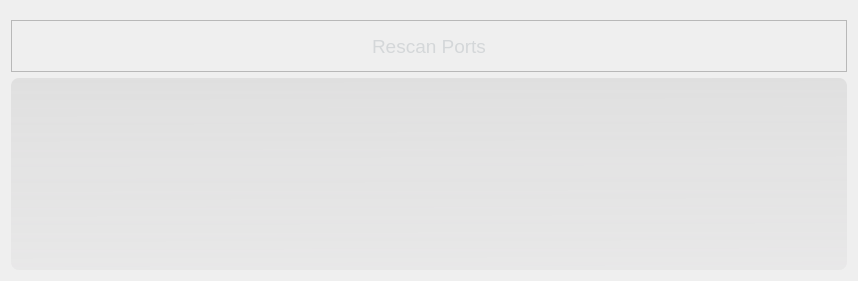
      <widget class="QWidget" name="portPage">
       <layout class="QHBoxLayout" name="horizontalLayout_6">
        <item>
         <layout class="QVBoxLayout" name="verticalLayout_3">
          <item>
           <spacer name="verticalSpacer_3">
            <property name="orientation">
             <enum>Qt::Vertical</enum>
            </property>
            <property name="sizeType">
             <enum>QSizePolicy::Fixed</enum>
            </property>
            <property name="sizeHint" stdset="0">
             <size>
              <width>183</width>
              <height>9</height>
             </size>
            </property>
           </spacer>
          </item>
          <item>
           <widget class="QFrame" name="frame_4">
            <property name="frameShape">
             <enum>QFrame::StyledPanel</enum>
            </property>
            <property name="frameShadow">
             <enum>QFrame::Raised</enum>
            </property>
            <layout class="QHBoxLayout" name="horizontalLayout_5">
             <item>
              <spacer name="horizontalSpacer_3">
               <property name="orientation">
                <enum>Qt::Horizontal</enum>
               </property>
               <property name="sizeHint" stdset="0">
                <size>
                 <width>333</width>
                 <height>20</height>
                </size>
               </property>
              </spacer>
             </item>
             <item>
              <widget class="QPushButton" name="settings_button_refreshPorts">
               <property name="sizePolicy">
                <sizepolicy hsizetype="Preferred" vsizetype="Preferred">
                 <horstretch>0</horstretch>
                 <verstretch>0</verstretch>
                </sizepolicy>
               </property>
               <property name="minimumSize">
                <size>
                 <width>150</width>
                 <height>32</height>
                </size>
               </property>
               <property name="baseSize">
                <size>
                 <width>270</width>
                 <height>484</height>
                </size>
               </property>
               <property name="font">
                <font>
                 <pointsize>14</pointsize>
                </font>
               </property>
               <property name="styleSheet">
                <string notr="true">background: rgba(0,0,0,0);
color: rgb(212,215,217);</string>
               </property>
               <property name="text">
                <string>Rescan Ports</string>
               </property>
               <property name="icon">
                <iconset resource="icons.qrc">
                 <normaloff>:/icons/icons/icon_w_spin1.png</normaloff>:/icons/icons/icon_w_spin1.png</iconset>
               </property>
               <property name="iconSize">
                <size>
                 <width>30</width>
                 <height>30</height>
                </size>
               </property>
               <property name="flat">
                <bool>true</bool>
               </property>
              </widget>
             </item>
             <item>
              <spacer name="horizontalSpacer_4">
               <property name="orientation">
                <enum>Qt::Horizontal</enum>
               </property>
               <property name="sizeHint" stdset="0">
                <size>
                 <width>333</width>
                 <height>20</height>
                </size>
               </property>
              </spacer>
             </item>
            </layout>
           </widget>
          </item>
          <item>
           <widget class="QTreeView" name="port_view">
            <property name="maximumSize">
             <size>
              <width>2160</width>
              <height>2160</height>
             </size>
            </property>
            <property name="styleSheet">
             <string notr="true">background:

qlineargradient(spread:pad, x1:0.527, y1:1, x2:0.516852, y2:0, stop:0 rgba(89, 84, 91, 12), stop:1 rgba(128, 128, 128, 35));



border-radius: 8;
color: rgb(212,215,217);</string>
            </property>
            <property name="frameShape">
             <enum>QFrame::NoFrame</enum>
            </property>
            <property name="frameShadow">
             <enum>QFrame::Plain</enum>
            </property>
            <property name="headerHidden">
             <bool>true</bool>
            </property>
            <attribute name="headerDefaultSectionSize">
             <number>125</number>
            </attribute>
            <attribute name="headerMinimumSectionSize">
             <number>125</number>
            </attribute>
           </widget>
          </item>
         </layout>
        </item>
       </layout>
      </widget>
